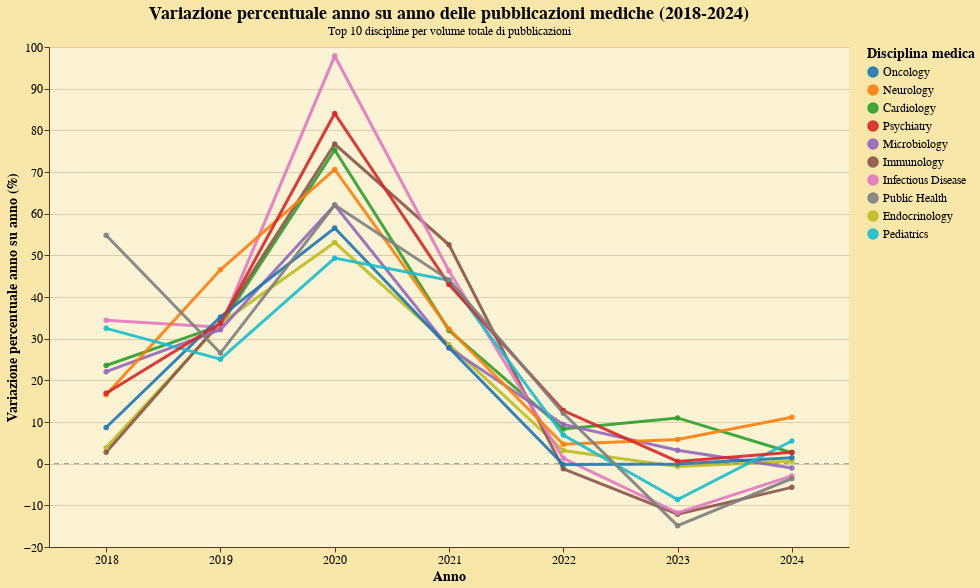

The specification (Vega-Lite) saved for this image:
### Vega-Lite specification from a JSON file in a GitHub repository (floating-point values rounded to 4 significant figures)
{"config": {"background": "#f8e7a9", "view": {"stroke": "transparent", "width": 350, "height": 250, "fill": "#fbf3d3", "strokeWidth": 0}, "axis": {"domainColor": "#5a3921", "gridColor": "#5a3921", "gridOpacity": 0.2, "tickColor": "#5a3921", "labelColor": "black", "titleColor": "black", "titleFont": "EB Garamond", "labelFontSize": 12, "titleFontSize": 14}, "legend": {"labelColor": "black", "titleColor": "black", "labelFont": "EB Garamond", "titleFont": "EB Garamond", "labelFontSize": 12, "orient": "right", "titleFontSize": 14}, "title": {"color": "black", "font": "EB Garamond", "fontSize": 18}, "mark": {"color": "#6b4a32", "opacity": 0.8}, "bar": {"color": "#6b4a32", "opacity": 0.8}, "line": {"color": "#6b4a32", "opacity": 0.8}, "area": {"color": "#6b4a32", "opacity": 0.8}, "point": {"color": "#6b4a32", "opacity": 0.8}}, "layer": [{"data": {"name": "data-bc0de5876118f0f4825c4b576af51a96"}, "mark": {"type": "line", "opacity": 0.8, "point": true, "strokeWidth": 3}, "encoding": {"color": {"field": "medgemma_extraction", "scale": {"domain": ["Oncology", "Neurology", "Cardiology", "Psychiatry", "Microbiology", "Immunology", "Infectious Disease", "Public Health", "Endocrinology", "Pediatrics"], "range": ["#1f77b4", "#ff7f0e", "#2ca02c", "#d62728", "#9467bd", "#8c564b", "#e377c2", "#7f7f7f", "#bcbd22", "#17becf"]}, "title": "Disciplina medica", "type": "nominal"}, "opacity": {"condition": {"param": "param_8", "value": 0.9}, "value": 0.15}, "order": {"field": "if(param_8.medgemma_extraction && indexof(param_8.medgemma_extraction, datum.medgemma_extraction) !== -1, 0, 1)", "type": "nominal"}, "tooltip": [{"field": "medgemma_extraction", "title": "Disciplina medica", "type": "nominal"}, {"field": "Anno", "title": "Anno", "type": "ordinal"}, {"field": "articoli", "format": ",", "title": "Articoli", "type": "quantitative"}, {"field": "anno_precedente", "format": ",", "title": "Anno precedente", "type": "quantitative"}, {"field": "incremento", "format": ".1f", "title": "Variazione %", "type": "quantitative"}, {"field": "Totale_Articoli", "format": ",", "title": "Totale articoli", "type": "quantitative"}], "x": {"axis": {"labelAngle": 0, "labelFontSize": 12}, "field": "Anno", "title": "Anno", "type": "ordinal"}, "y": {"field": "incremento", "title": "Variazione percentuale anno su anno (%)", "type": "quantitative"}}, "name": "view_3", "title": {"text": "Variazione percentuale anno su anno delle pubblicazioni mediche (2018-2024)", "subtitle": "Top 10 discipline per volume totale di pubblicazioni"}}, {"data": {"name": "data-a0a55d106695e8d630baff0f16eee66d"}, "mark": {"type": "rule", "color": "gray", "strokeDash": [5, 5]}, "encoding": {"y": {"field": "y", "type": "quantitative"}}}], "height": 500, "params": [{"name": "param_8", "select": {"type": "point", "fields": ["medgemma_extraction"]}, "bind": "legend", "views": ["view_3"]}], "width": 800, "$schema": "https://vega.github.io/schema/vega-lite/v5.20.1.json", "datasets": {"data-bc0de5876118f0f4825c4b576af51a96": [{"medgemma_extraction": "Cardiology", "Anno": 2018, "articoli": 3693, "Totale_Articoli": 71622, "anno_precedente": 2989.0, "incremento": 23.55, "incremento_abs": 23.55, "ranking": 4.0}, {"medgemma_extraction": "Cardiology", "Anno": 2019, "articoli": 4917, "Totale_Articoli": 71622, "anno_precedente": 3693.0, "incremento": 33.14, "incremento_abs": 33.14, "ranking": 6.0}, {"medgemma_extraction": "Cardiology", "Anno": 2020, "articoli": 8619, "Totale_Articoli": 71622, "anno_precedente": 4917.0, "incremento": 75.29, "incremento_abs": 75.29, "ranking": 4.0}, {"medgemma_extraction": "Cardiology", "Anno": 2021, "articoli": 11376, "Totale_Articoli": 71622, "anno_precedente": 8619.0, "incremento": 31.99, "incremento_abs": 31.99, "ranking": 7.0}, {"medgemma_extraction": "Cardiology", "Anno": 2022, "articoli": 12321, "Totale_Articoli": 71622, "anno_precedente": 11380.0, "incremento": 8.307, "incremento_abs": 8.307, "ranking": 4.0}, {"medgemma_extraction": "Cardiology", "Anno": 2023, "articoli": 13674, "Totale_Articoli": 71622, "anno_precedente": 12320.0, "incremento": 10.98, "incremento_abs": 10.98, "ranking": 1.0}, {"medgemma_extraction": "Cardiology", "Anno": 2024, "articoli": 14033, "Totale_Articoli": 71622, "anno_precedente": 13670.0, "incremento": 2.625, "incremento_abs": 2.625, "ranking": 4.0}, {"medgemma_extraction": "Endocrinology", "Anno": 2018, "articoli": 1753, "Totale_Articoli": 28204, "anno_precedente": 1688.0, "incremento": 3.851, "incremento_abs": 3.851, "ranking": 9.0}, {"medgemma_extraction": "Endocrinology", "Anno": 2019, "articoli": 2342, "Totale_Articoli": 28204, "anno_precedente": 1753.0, "incremento": 33.6, "incremento_abs": 33.6, "ranking": 5.0}, {"medgemma_extraction": "Endocrinology", "Anno": 2020, "articoli": 3585, "Totale_Articoli": 28204, "anno_precedente": 2342.0, "incremento": 53.07, "incremento_abs": 53.07, "ranking": 9.0}, {"medgemma_extraction": "Endocrinology", "Anno": 2021, "articoli": 4610, "Totale_Articoli": 28204, "anno_precedente": 3585.0, "incremento": 28.59, "incremento_abs": 28.59, "ranking": 8.0}, {"medgemma_extraction": "Endocrinology", "Anno": 2022, "articoli": 4755, "Totale_Articoli": 28204, "anno_precedente": 4610.0, "incremento": 3.145, "incremento_abs": 3.145, "ranking": 7.0}, {"medgemma_extraction": "Endocrinology", "Anno": 2023, "articoli": 4722, "Totale_Articoli": 28204, "anno_precedente": 4755.0, "incremento": -0.694, "incremento_abs": 0.694, "ranking": 6.0}, {"medgemma_extraction": "Endocrinology", "Anno": 2024, "articoli": 4749, "Totale_Articoli": 28204, "anno_precedente": 4722.0, "incremento": 0.5718, "incremento_abs": 0.5718, "ranking": 6.0}, {"medgemma_extraction": "Immunology", "Anno": 2018, "articoli": 1802, "Totale_Articoli": 34140, "anno_precedente": 1754.0, "incremento": 2.737, "incremento_abs": 2.737, "ranking": 10.0}, {"medgemma_extraction": "Immunology", "Anno": 2019, "articoli": 2414, "Totale_Articoli": 34140, "anno_precedente": 1802.0, "incremento": 33.96, "incremento_abs": 33.96, "ranking": 3.0}, {"medgemma_extraction": "Immunology", "Anno": 2020, "articoli": 4266, "Totale_Articoli": 34140, "anno_precedente": 2414.0, "incremento": 76.72, "incremento_abs": 76.72, "ranking": 3.0}, {"medgemma_extraction": "Immunology", "Anno": 2021, "articoli": 6507, "Totale_Articoli": 34140, "anno_precedente": 4266.0, "incremento": 52.53, "incremento_abs": 52.53, "ranking": 1.0}, {"medgemma_extraction": "Immunology", "Anno": 2022, "articoli": 6426, "Totale_Articoli": 34140, "anno_precedente": 6507.0, "incremento": -1.245, "incremento_abs": 1.245, "ranking": 10.0}, {"medgemma_extraction": "Immunology", "Anno": 2023, "articoli": 5646, "Totale_Articoli": 34140, "anno_precedente": 6426.0, "incremento": -12.14, "incremento_abs": 12.14, "ranking": 9.0}, {"medgemma_extraction": "Immunology", "Anno": 2024, "articoli": 5325, "Totale_Articoli": 34140, "anno_precedente": 5646.0, "incremento": -5.685, "incremento_abs": 5.685, "ranking": 10.0}, {"medgemma_extraction": "Infectious Disease", "Anno": 2018, "articoli": 1691, "Totale_Articoli": 34136, "anno_precedente": 1258.0, "incremento": 34.42, "incremento_abs": 34.42, "ranking": 2.0}, {"medgemma_extraction": "Infectious Disease", "Anno": 2019, "articoli": 2245, "Totale_Articoli": 34136, "anno_precedente": 1691.0, "incremento": 32.76, "incremento_abs": 32.76, "ranking": 7.0}, {"medgemma_extraction": "Infectious Disease", "Anno": 2020, "articoli": 4441, "Totale_Articoli": 34136, "anno_precedente": 2245.0, "incremento": 97.82, "incremento_abs": 97.82, "ranking": 1.0}, {"medgemma_extraction": "Infectious Disease", "Anno": 2021, "articoli": 6494, "Totale_Articoli": 34136, "anno_precedente": 4441.0, "incremento": 46.23, "incremento_abs": 46.23, "ranking": 2.0}, {"medgemma_extraction": "Infectious Disease", "Anno": 2022, "articoli": 6577, "Totale_Articoli": 34136, "anno_precedente": 6494.0, "incremento": 1.278, "incremento_abs": 1.278, "ranking": 8.0}, {"medgemma_extraction": "Infectious Disease", "Anno": 2023, "articoli": 5800, "Totale_Articoli": 34136, "anno_precedente": 6577.0, "incremento": -11.81, "incremento_abs": 11.81, "ranking": 8.0}, {"medgemma_extraction": "Infectious Disease", "Anno": 2024, "articoli": 5630, "Totale_Articoli": 34136, "anno_precedente": 5800.0, "incremento": -2.931, "incremento_abs": 2.931, "ranking": 8.0}, {"medgemma_extraction": "Microbiology", "Anno": 2018, "articoli": 2544, "Totale_Articoli": 43666, "anno_precedente": 2084.0, "incremento": 22.07, "incremento_abs": 22.07, "ranking": 5.0}, {"medgemma_extraction": "Microbiology", "Anno": 2019, "articoli": 3362, "Totale_Articoli": 43666, "anno_precedente": 2544.0, "incremento": 32.15, "incremento_abs": 32.15, "ranking": 8.0}, {"medgemma_extraction": "Microbiology", "Anno": 2020, "articoli": 5449, "Totale_Articoli": 43666, "anno_precedente": 3362.0, "incremento": 62.08, "incremento_abs": 62.08, "ranking": 6.0}, {"medgemma_extraction": "Microbiology", "Anno": 2021, "articoli": 6963, "Totale_Articoli": 43666, "anno_precedente": 5449.0, "incremento": 27.78, "incremento_abs": 27.78, "ranking": 10.0}, {"medgemma_extraction": "Microbiology", "Anno": 2022, "articoli": 7618, "Totale_Articoli": 43666, "anno_precedente": 6963.0, "incremento": 9.407, "incremento_abs": 9.407, "ranking": 3.0}, {"medgemma_extraction": "Microbiology", "Anno": 2023, "articoli": 7864, "Totale_Articoli": 43666, "anno_precedente": 7618.0, "incremento": 3.229, "incremento_abs": 3.229, "ranking": 3.0}, {"medgemma_extraction": "Microbiology", "Anno": 2024, "articoli": 7782, "Totale_Articoli": 43666, "anno_precedente": 7864.0, "incremento": -1.043, "incremento_abs": 1.043, "ranking": 7.0}, {"medgemma_extraction": "Neurology", "Anno": 2018, "articoli": 3698, "Totale_Articoli": 75181, "anno_precedente": 3173.0, "incremento": 16.55, "incremento_abs": 16.55, "ranking": 7.0}, {"medgemma_extraction": "Neurology", "Anno": 2019, "articoli": 5419, "Totale_Articoli": 75181, "anno_precedente": 3698.0, "incremento": 46.54, "incremento_abs": 46.54, "ranking": 1.0}, {"medgemma_extraction": "Neurology", "Anno": 2020, "articoli": 9245, "Totale_Articoli": 75181, "anno_precedente": 5419.0, "incremento": 70.6, "incremento_abs": 70.6, "ranking": 5.0}, {"medgemma_extraction": "Neurology", "Anno": 2021, "articoli": 12232, "Totale_Articoli": 75181, "anno_precedente": 9245.0, "incremento": 32.31, "incremento_abs": 32.31, "ranking": 6.0}, {"medgemma_extraction": "Neurology", "Anno": 2022, "articoli": 12804, "Totale_Articoli": 75181, "anno_precedente": 12230.0, "incremento": 4.676, "incremento_abs": 4.676, "ranking": 6.0}, {"medgemma_extraction": "Neurology", "Anno": 2023, "articoli": 13550, "Totale_Articoli": 75181, "anno_precedente": 12800.0, "incremento": 5.826, "incremento_abs": 5.826, "ranking": 2.0}, {"medgemma_extraction": "Neurology", "Anno": 2024, "articoli": 15060, "Totale_Articoli": 75181, "anno_precedente": 13550.0, "incremento": 11.14, "incremento_abs": 11.14, "ranking": 1.0}, {"medgemma_extraction": "Oncology", "Anno": 2018, "articoli": 6687, "Totale_Articoli": 108541, "anno_precedente": 6153.0, "incremento": 8.679, "incremento_abs": 8.679, "ranking": 8.0}, {"medgemma_extraction": "Oncology", "Anno": 2019, "articoli": 9043, "Totale_Articoli": 108541, "anno_precedente": 6687.0, "incremento": 35.23, "incremento_abs": 35.23, "ranking": 2.0}, {"medgemma_extraction": "Oncology", "Anno": 2020, "articoli": 14158, "Totale_Articoli": 108541, "anno_precedente": 9043.0, "incremento": 56.56, "incremento_abs": 56.56, "ranking": 8.0}, {"medgemma_extraction": "Oncology", "Anno": 2021, "articoli": 18098, "Totale_Articoli": 108541, "anno_precedente": 14160.0, "incremento": 27.83, "incremento_abs": 27.83, "ranking": 9.0}, {"medgemma_extraction": "Oncology", "Anno": 2022, "articoli": 18061, "Totale_Articoli": 108541, "anno_precedente": 18100.0, "incremento": -0.2044, "incremento_abs": 0.2044, "ranking": 9.0}, {"medgemma_extraction": "Oncology", "Anno": 2023, "articoli": 18042, "Totale_Articoli": 108541, "anno_precedente": 18060.0, "incremento": -0.1052, "incremento_abs": 0.1052, "ranking": 5.0}, {"medgemma_extraction": "Oncology", "Anno": 2024, "articoli": 18299, "Totale_Articoli": 108541, "anno_precedente": 18040.0, "incremento": 1.424, "incremento_abs": 1.424, "ranking": 5.0}, {"medgemma_extraction": "Pediatrics", "Anno": 2018, "articoli": 1603, "Totale_Articoli": 25379, "anno_precedente": 1210.0, "incremento": 32.48, "incremento_abs": 32.48, "ranking": 3.0}, {"medgemma_extraction": "Pediatrics", "Anno": 2019, "articoli": 2005, "Totale_Articoli": 25379, "anno_precedente": 1603.0, "incremento": 25.08, "incremento_abs": 25.08, "ranking": 10.0}, {"medgemma_extraction": "Pediatrics", "Anno": 2020, "articoli": 2994, "Totale_Articoli": 25379, "anno_precedente": 2005.0, "incremento": 49.33, "incremento_abs": 49.33, "ranking": 10.0}, {"medgemma_extraction": "Pediatrics", "Anno": 2021, "articoli": 4311, "Totale_Articoli": 25379, "anno_precedente": 2994.0, "incremento": 43.99, "incremento_abs": 43.99, "ranking": 4.0}, {"medgemma_extraction": "Pediatrics", "Anno": 2022, "articoli": 4607, "Totale_Articoli": 25379, "anno_precedente": 4311.0, "incremento": 6.866, "incremento_abs": 6.866, "ranking": 5.0}, {"medgemma_extraction": "Pediatrics", "Anno": 2023, "articoli": 4210, "Totale_Articoli": 25379, "anno_precedente": 4607.0, "incremento": -8.617, "incremento_abs": 8.617, "ranking": 7.0}, {"medgemma_extraction": "Pediatrics", "Anno": 2024, "articoli": 4439, "Totale_Articoli": 25379, "anno_precedente": 4210.0, "incremento": 5.439, "incremento_abs": 5.439, "ranking": 2.0}, {"medgemma_extraction": "Psychiatry", "Anno": 2018, "articoli": 2222, "Totale_Articoli": 47149, "anno_precedente": 1901.0, "incremento": 16.89, "incremento_abs": 16.89, "ranking": 6.0}, {"medgemma_extraction": "Psychiatry", "Anno": 2019, "articoli": 2970, "Totale_Articoli": 47149, "anno_precedente": 2222.0, "incremento": 33.66, "incremento_abs": 33.66, "ranking": 4.0}, {"medgemma_extraction": "Psychiatry", "Anno": 2020, "articoli": 5466, "Totale_Articoli": 47149, "anno_precedente": 2970.0, "incremento": 84.04, "incremento_abs": 84.04, "ranking": 2.0}, {"medgemma_extraction": "Psychiatry", "Anno": 2021, "articoli": 7816, "Totale_Articoli": 47149, "anno_precedente": 5466.0, "incremento": 42.99, "incremento_abs": 42.99, "ranking": 5.0}, {"medgemma_extraction": "Psychiatry", "Anno": 2022, "articoli": 8813, "Totale_Articoli": 47149, "anno_precedente": 7816.0, "incremento": 12.76, "incremento_abs": 12.76, "ranking": 1.0}, {"medgemma_extraction": "Psychiatry", "Anno": 2023, "articoli": 8859, "Totale_Articoli": 47149, "anno_precedente": 8813.0, "incremento": 0.522, "incremento_abs": 0.522, "ranking": 4.0}, {"medgemma_extraction": "Psychiatry", "Anno": 2024, "articoli": 9102, "Totale_Articoli": 47149, "anno_precedente": 8859.0, "incremento": 2.743, "incremento_abs": 2.743, "ranking": 3.0}, {"medgemma_extraction": "Public Health", "Anno": 2018, "articoli": 1793, "Totale_Articoli": 30065, "anno_precedente": 1158.0, "incremento": 54.84, "incremento_abs": 54.84, "ranking": 1.0}, {"medgemma_extraction": "Public Health", "Anno": 2019, "articoli": 2269, "Totale_Articoli": 30065, "anno_precedente": 1793.0, "incremento": 26.55, "incremento_abs": 26.55, "ranking": 9.0}, {"medgemma_extraction": "Public Health", "Anno": 2020, "articoli": 3677, "Totale_Articoli": 30065, "anno_precedente": 2269.0, "incremento": 62.05, "incremento_abs": 62.05, "ranking": 7.0}, {"medgemma_extraction": "Public Health", "Anno": 2021, "articoli": 5299, "Totale_Articoli": 30065, "anno_precedente": 3677.0, "incremento": 44.11, "incremento_abs": 44.11, "ranking": 3.0}, {"medgemma_extraction": "Public Health", "Anno": 2022, "articoli": 5939, "Totale_Articoli": 30065, "anno_precedente": 5299.0, "incremento": 12.08, "incremento_abs": 12.08, "ranking": 2.0}, {"medgemma_extraction": "Public Health", "Anno": 2023, "articoli": 5055, "Totale_Articoli": 30065, "anno_precedente": 5939.0, "incremento": -14.88, "incremento_abs": 14.88, "ranking": 10.0}, {"medgemma_extraction": "Public Health", "Anno": 2024, "articoli": 4875, "Totale_Articoli": 30065, "anno_precedente": 5055.0, "incremento": -3.561, "incremento_abs": 3.561, "ranking": 9.0}], "data-a0a55d106695e8d630baff0f16eee66d": [{"y": 0}]}}
